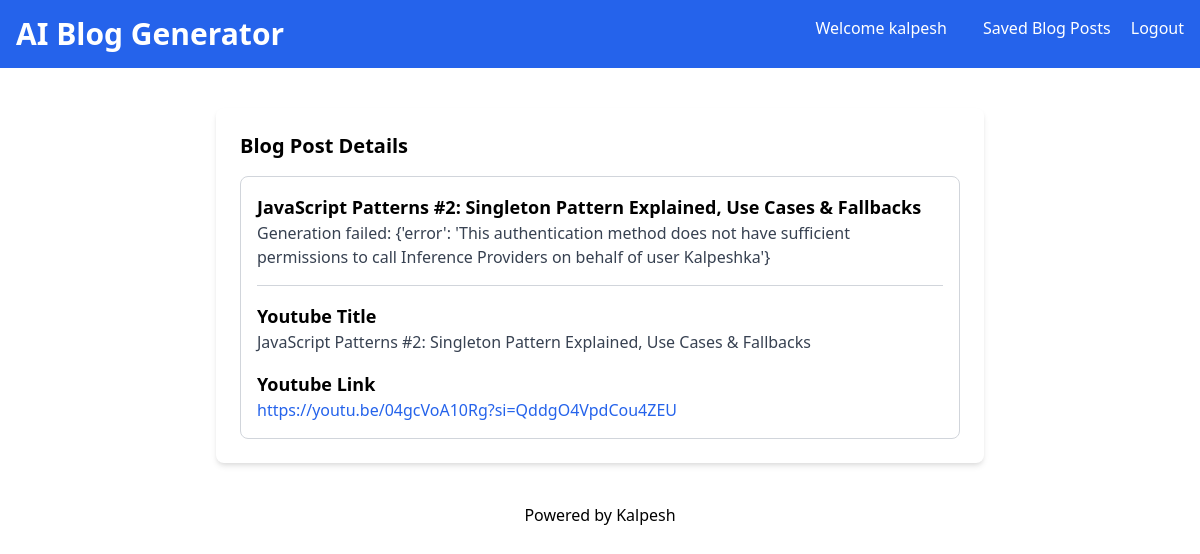
The page /blog-details/1/ (signed in) on the database its author committed.
### blog_generator/models.py (models this page shows, shortened)
class BlogPost(models.Model):
    user=models.ForeignKey(User,on_delete=models.CASCADE)
    youtube_title=models.CharField(max_length=300)
    youtube_link=models.URLField()
    generated_content =models.TextField()
    created_at =models.DateTimeField(auto_now_add=True)

### blog_generator/views.py (the view)
# urls.py: path('blog-details/<int:pk>/',views.blog_details,name='blog-details')
def blog_details(request, pk):
    blog_article_detail = BlogPost.objects.get(id=pk)
    if request.user == blog_article_detail.user:
        return render(request, 'blog-details.html', {'blog_article_detail': blog_article_detail})
    else:
        return redirect('/')

### templates/blog-details.html (shortened to what this page needs)
<!DOCTYPE html>
<html lang="en">
<head>
    <link href="https://cdn.jsdelivr.net/npm/tailwindcss@2.2.19/dist/tailwind.min.css" rel="stylesheet">
</head>
<body class="bg-grat-100 font-sans antialiased">
    <nav class="bg-blue-600 p-4 text-white flex justify-between">
        <div>
            <h1 class="text-3xl font-bold">AI Blog Generator</h1>
        </div>
        <div>
            <a href="#" class="text-white hover:underline mx-4">Welcome {{ user.username }}</a>
            <a href="/blog-list" class="text-white hover:underline mx-4">Saved Blog Posts</a>
            <a href="#" class="text-white hover:underline">Logout</a>
        </div>
    </nav>
    <div class="container mx-auto mt-10 px-4 sm:px-0">
        <div class="max-w-3xl mx-auto bg-white p-6 rounded-lg shadow-md">
            <section>
                <h2 class="text-xl mb-4 font-semibold">Blog Post Details</h2>
                <div class="border border-gray-300 p-4 rounded-lg">
                    <h3 class="text-lg font-semibold">{{blog_article_detail.youtube_title}}</h3>
                    <p class="text-gray-700">{{blog_article_detail.generated_content}}</p>
                    <hr class="my-4 border-gray-300">
                    <h4 class="text-lg font-semibold">Youtube Title</h4>
                    <p class="text-gray-700">{{blog_article_detail.youtube_title}}</p>
                    <h4 class="text-lg font-semibold mt-4">Youtube Link</h4>
                    <a href="{{blog_article_detail.youtube_link}}" class="text-blue-600 hover:underline">{{blog_article_detail.youtube_link}}</a>
                </div>
            </section>
        </div>
    </div>
    <footer class="text-center p-4 text-blacl mt-6">
        Powered by Kalpesh
    </footer>
</body>
</html>

### rows shown on the page
BlogPost: youtube_title "JavaScript Patterns #2: Singleton Pattern Explained, Use Cases & Fallbacks", generated_content "Generation failed: {'error': 'This authentication method does not have sufficient permissions to call Inference Providers on behalf of user Kalpeshka'}", youtube_link "https://youtu.be/04gcVoA10Rg?si=QddgO4VpdCou4ZEU"

### other values the page prints
{{ user.username }} "kalpesh"
